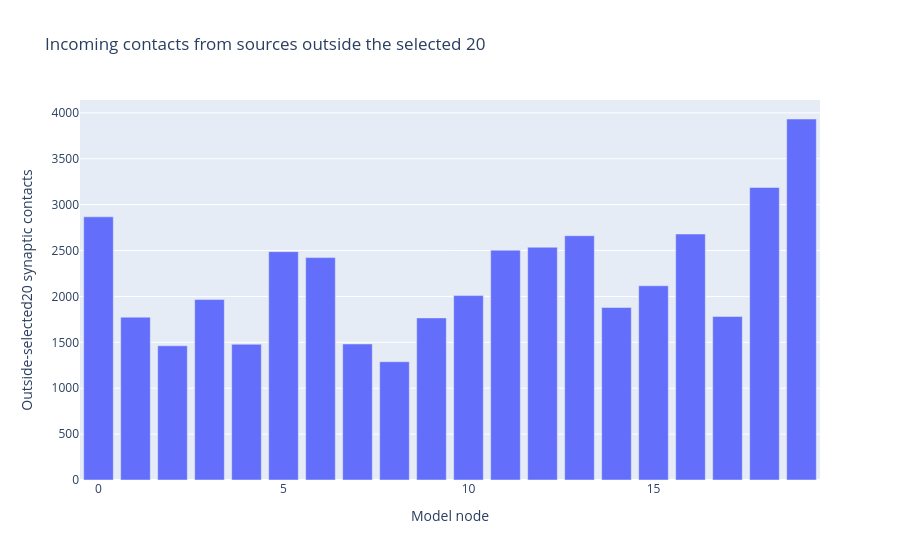

This figure's notebook cell:
### Markdown cell above
## 10. Contacts from outside the selected 20

These are anatomical inputs from positive CAVE presynaptic roots not belonging to the frozen 20. They should not yet be interpreted as biologically extrinsic input.

### Code cell
outside20_by_target = (
    outside20_synapses
    .groupby("model_node_id")
    .agg(
        n_contacts=("id", "nunique"),
        n_source_roots=("pre_pt_root_id", "nunique"),
    )
    .reset_index()
    .merge(
        manifest[
            ["model_node_id", "nucleus_id", "microns_mtype"]
        ],
        on="model_node_id",
        how="left",
        validate="one_to_one",
    )
)

display(outside20_by_target)

fig = px.bar(
    outside20_by_target,
    x="model_node_id",
    y="n_contacts",
    hover_data=[
        "n_source_roots",
        "nucleus_id",
        "microns_mtype",
    ],
    labels={
        "model_node_id": "Model node",
        "n_contacts": "Outside-selected20 synaptic contacts",
    },
    title="Incoming contacts from sources outside the selected 20",
)

fig.show()

### Figure 1 — Plotly figure (JSON) as saved in the notebook; plotly's stock layout.template omitted (floating-point values rounded to 4 significant figures)
{"data": [{"customdata": [[2464, 260303, "L4a"], [1522, 260621, "L4b"], [1263, 260625, "L4b"], [1738, 260628, "L4a"], [1221, 260648, "L4b"], [2053, 260689, "L4b"], [2015, 262547, "L4a"], [1258, 262654, "L4b"], [1045, 262698, "L4b"], [1561, 262810, "L4b"], [1772, 262892, "L4b"], [2132, 262893, "L4a"], [2188, 296508, "L4a"], [2216, 296513, "L4a"], [1697, 296680, "L4b"], [1691, 296750, "L4b"], [2166, 296779, "L4a"], [1520, 298916, "L4b"], [2658, 299060, "L4a"], [3332, 299068, "L4a"]], "hovertemplate": "Model node=%{x}<br>Outside-selected20 synaptic contacts=%{y}<br>n_source_roots=%{customdata[0]}<br>nucleus_id=%{customdata[1]}<br>microns_mtype=%{customdata[2]}<extra></extra>", "legendgroup": "", "marker": {"color": "#636efa", "pattern": {"shape": ""}}, "name": "", "orientation": "v", "showlegend": false, "textposition": "auto", "type": "bar", "x": [0, 1, 2, 3, 4, 5, 6, 7, 8, 9, 10, 11, 12, 13, 14, 15, 16, 17, 18, 19], "xaxis": "x", "y": [2867, 1774, 1462, 1966, 1479, 2488, 2423, 1482, 1289, 1766, 2009, 2504, 2536, 2661, 1879, 2116, 2680, 1781, 3187, 3933], "yaxis": "y"}], "layout": {"barmode": "relative", "legend": {"tracegroupgap": 0}, "title": {"text": "Incoming contacts from sources outside the selected 20"}, "xaxis": {"anchor": "y", "domain": [0, 1], "title": {"text": "Model node"}}, "yaxis": {"anchor": "x", "domain": [0, 1], "title": {"text": "Outside-selected20 synaptic contacts"}}}}
